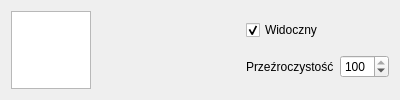
<?xml version="1.0" encoding="UTF-8"?>
<ui version="4.0">
 <class>LayerPreview</class>
 <widget class="QWidget" name="LayerPreview">
  <property name="geometry">
   <rect>
    <x>0</x>
    <y>0</y>
    <width>400</width>
    <height>100</height>
   </rect>
  </property>
  <property name="minimumSize">
   <size>
    <width>0</width>
    <height>100</height>
   </size>
  </property>
  <property name="maximumSize">
   <size>
    <width>16777215</width>
    <height>100</height>
   </size>
  </property>
  <property name="windowTitle">
   <string>Form</string>
  </property>
  <layout class="QHBoxLayout" name="horizontalLayout_2">
   <item>
    <widget class="QGraphicsView" name="graphicsView">
     <property name="maximumSize">
      <size>
       <width>80</width>
       <height>80</height>
      </size>
     </property>
    </widget>
   </item>
   <item>
    <widget class="QLabel" name="layerName">
     <property name="maximumSize">
      <size>
       <width>16777215</width>
       <height>30</height>
      </size>
     </property>
     <property name="cursor">
      <cursorShape>IBeamCursor</cursorShape>
     </property>
     <property name="text">
      <string/>
     </property>
    </widget>
   </item>
   <item>
    <layout class="QGridLayout" name="gridLayout">
     <item row="0" column="0">
      <widget class="QCheckBox" name="visiblityCheckBox">
       <property name="maximumSize">
        <size>
         <width>100</width>
         <height>16777215</height>
        </size>
       </property>
       <property name="text">
        <string>Widoczny</string>
       </property>
       <property name="checked">
        <bool>true</bool>
       </property>
      </widget>
     </item>
     <item row="1" column="0">
      <widget class="QLabel" name="label">
       <property name="text">
        <string>Przeźroczystość</string>
       </property>
      </widget>
     </item>
     <item row="1" column="1">
      <widget class="QSpinBox" name="opacitySpinBox">
       <property name="maximumSize">
        <size>
         <width>50</width>
         <height>16777215</height>
        </size>
       </property>
       <property name="maximum">
        <number>100</number>
       </property>
       <property name="value">
        <number>100</number>
       </property>
      </widget>
     </item>
    </layout>
   </item>
  </layout>
 </widget>
 <resources/>
 <connections/>
</ui>
